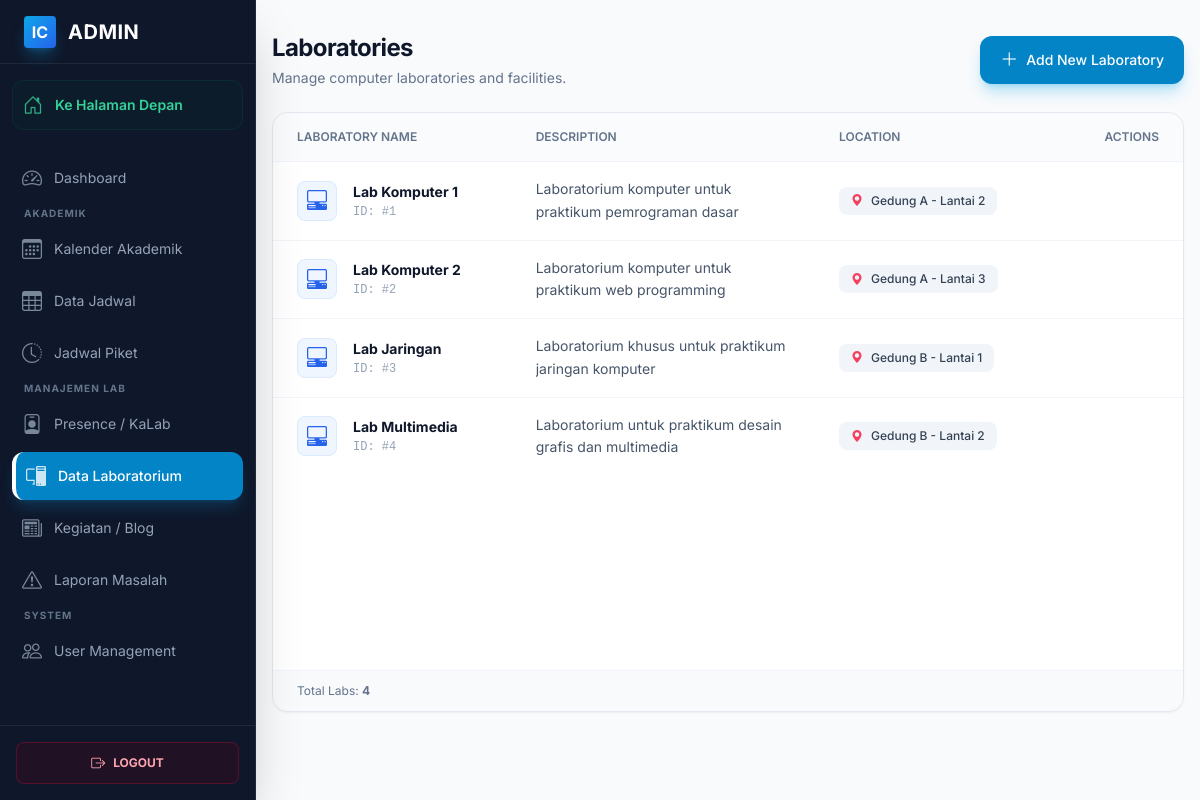
The app's page /public/admin/laboratories (signed in), older data.
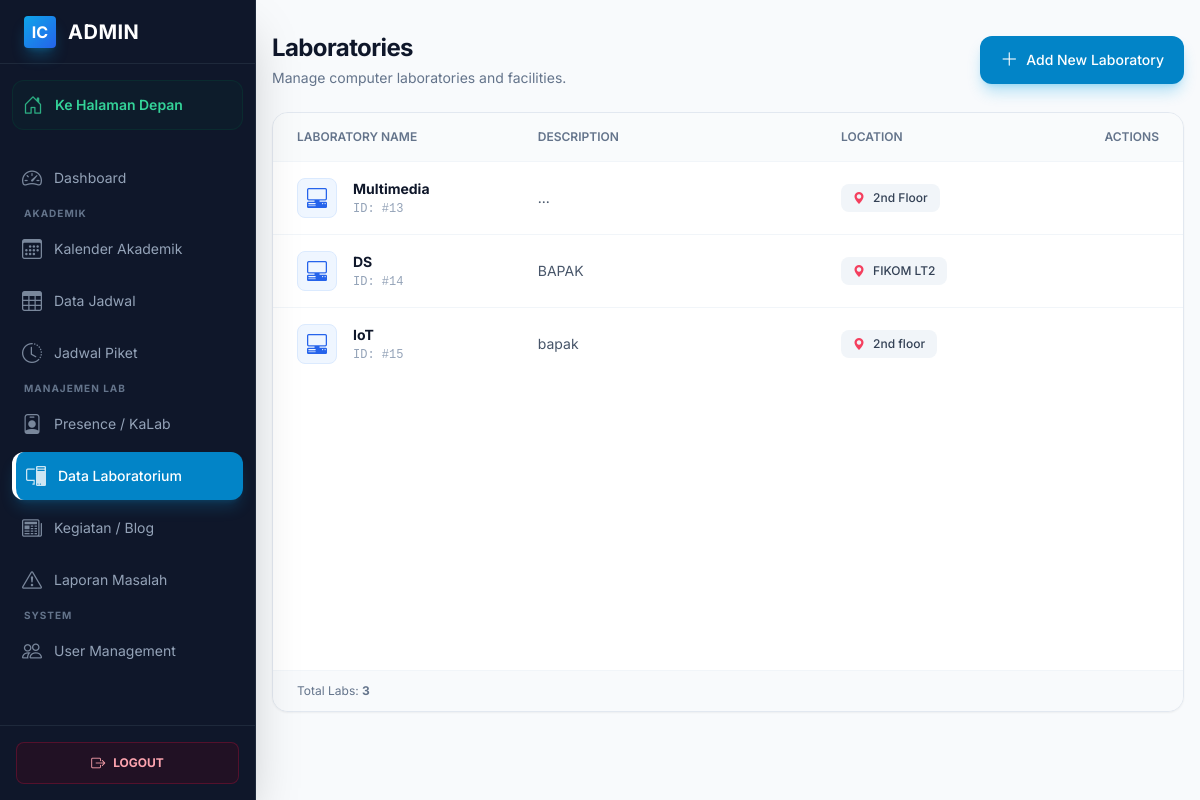
The same page, newer data.
### tables this page shows
CREATE TABLE `laboratories` (
  `id` int(11) NOT NULL,
  `lab_name` varchar(100) NOT NULL,
  `image` varchar(255) DEFAULT NULL,
  `description` text DEFAULT NULL,
  `pc_count` int(11) DEFAULT 0,
  `tv_count` int(11) DEFAULT 0,
  `location` varchar(100) DEFAULT NULL
);

### app/controllers/AdminController.php (called while the page is built, shortened)
<?php
class AdminController extends Controller
{
    public function listLaboratories()
    {
        $laboratoryModel = $this->model('LaboratoryModel');
        $data = ['laboratories' => $laboratoryModel->getAllLaboratories()];
        $this->view('admin/laboratories/list', $data);
    }
}

### app/core/Router.php (called while the page is built, shortened)
<?php
class Router {
    private $routes = [];
    private $params = [];
    private function addRoute($method, $uri, $controller) {
        $this->routes[] = [
            'method' => $method,
            'uri' => $uri,
            'controller' => $controller
        ];
    }
    public function dispatch() {
        $requestMethod = $_SERVER['REQUEST_METHOD'];
        $requestUri = $this->getRequestUri();
        foreach ($this->routes as $route) {
            if ($route['method'] !== $requestMethod) {
                continue;
            }
            if ($this->matchRoute($route['uri'], $requestUri)) {
                return $this->callController($route['controller']);
            }
        }
    }
    private function getRequestUri() {
        $uri = $_GET['url'] ?? '/';
        $uri = '/' . trim($uri, '/');
        return $uri;
    }
    private function matchRoute($pattern, $uri) {
        $pattern = preg_replace('/\/:([^\/]+)/', '/(?P<$1>[^/]+)', $pattern);
        $pattern = '#^' . $pattern . '$#';
        if (preg_match($pattern, $uri, $matches)) {
            $this->params = array_filter($matches, 'is_string', ARRAY_FILTER_USE_KEY);
            return true;
        }
        return false;
    }
    private function callController($controllerString) {
        list($controllerName, $method) = explode('@', $controllerString);
        $controller = new $controllerName();
        call_user_func_array([$controller, $method], $this->params);
    }
}

### public/index.php (called while the page is built, shortened)
<?php
require_once APP_PATH . '/core/Router.php';
require_once APP_PATH . '/core/Model.php';
require_once APP_PATH . '/config/database.php';
require_once APP_PATH . '/helpers/functions.php';
$router = new Router();
$router->dispatch();

### app/core/Model.php (called while the page is built, shortened)
<?php
class Model {
    protected $db;
    public function __construct() {
        $this->db = getDBConnection();
    }
    public function query($sql, $params = []) {
        $stmt = $this->db->prepare($sql);
        $stmt->execute($params);
        return $stmt->fetchAll();
    }
}

### app/config/database.php (called while the page is built, shortened)
<?php
function getDBConnection()
{
    static $pdo = null;
    if ($pdo === null) {
        try {
            $dsn = "mysql:host=" . DB_HOST . ";port=" . DB_PORT . ";dbname=" . DB_NAME . ";charset=" . DB_CHARSET;
            $options = [
                PDO::ATTR_ERRMODE            => PDO::ERRMODE_EXCEPTION,
                PDO::ATTR_DEFAULT_FETCH_MODE => PDO::FETCH_ASSOC,
                PDO::ATTR_EMULATE_PREPARES   => false,
            ];
            $pdo = new PDO($dsn, DB_USER, DB_PASS, $options);
        } catch (PDOException $e) {
            die("Database connection failed: " . $e->getMessage());
        }
    }
    return $pdo;
}

### app/models/LaboratoryModel.php (called while the page is built, shortened)
<?php
class LaboratoryModel extends Model
{
    public function getAllLaboratories()
    {
        $labs = $this->query("SELECT * FROM laboratories");
        return $labs;
    }
}

### app/helpers/functions.php (called while the page is built, shortened)
<?php
function e($string) {
    return htmlspecialchars($string, ENT_QUOTES, 'UTF-8');
}

### app/views/admin/laboratories/list.php (the view, shortened to what the changed rows need)
<?php include APP_PATH . '/views/layouts/header.php'; ?>
<div class="admin-layout antialiased bg-slate-50 min-h-screen">
    <main class="p-4 sm:ml-64 pt-8 transition-all duration-300">
        <div class="max-w-7xl mx-auto">
            <div class="flex flex-col sm:flex-row justify-between items-start sm:items-center mb-6 gap-4">
                <div>
                    <h1 class="text-2xl font-bold tracking-tight text-slate-900">Laboratories</h1>
                </div>
            </div>
            <div class="bg-white border border-slate-200 rounded-2xl shadow-sm overflow-hidden min-h-[600px] flex flex-col">
                <div class="overflow-x-auto w-full">
                    <table class="w-full text-sm text-left text-slate-600">
                        <thead class="text-xs text-slate-500 uppercase bg-slate-50/80 border-b border-slate-100">
                            <tr>
                                <th scope="col" class="px-6 py-4 font-semibold">Laboratory Name</th>
                                <th scope="col" class="px-6 py-4 font-semibold w-1/3">Description</th>
                                <th scope="col" class="px-6 py-4 font-semibold">Location</th>
                                <th scope="col" class="px-6 py-4 font-semibold text-right">Actions</th>
                            </tr>
                        </thead>
                        <tbody class="divide-y divide-slate-100">
                            <?php if (!empty($laboratories)): ?>
                                <?php foreach ($laboratories as $lab): ?>
                                    <tr class="group hover:bg-slate-50/80 transition-colors duration-200">
                                        <td class="px-6 py-4">
                                            <div class="flex items-center gap-4">
                                                <div class="w-10 h-10 rounded-lg bg-blue-50 text-blue-600 flex items-center justify-center shrink-0 border border-blue-100">
                                                    <i class="bi bi-pc-display-horizontal text-xl"></i>
                                                </div>
                                                <div>
                                                    <div class="font-bold text-slate-900"><?= e($lab['lab_name']) ?></div>
                                                    <div class="text-xs text-slate-400 font-mono mt-0.5">ID: #<?= e($lab['id']) ?></div>
                                                </div>
                                            </div>
                                        </td>
                                        <td class="px-6 py-4">
                                            <div class="text-slate-600 line-clamp-2 leading-relaxed" title="<?= e($lab['description']) ?>">
                                                <?= e($lab['description']) ?: '<span class="text-slate-400 italic">No description provided</span>' ?>
                                            </div>
                                        </td>
                                        <td class="px-6 py-4">
                                            <div class="flex items-center gap-2 text-slate-700 bg-slate-100 px-3 py-1.5 rounded-lg w-fit">
                                                <i class="bi bi-geo-alt-fill text-rose-500 text-xs"></i>
                                                <span class="font-medium text-xs"><?= e($lab['location']) ?></span>
                                            </div>
                                        </td>
                                        <td class="px-6 py-4 text-right">
                                        </td>
                                    </tr>
                                <?php endforeach; ?>
                            <?php endif; ?>
                        </tbody>
                    </table>
                </div>
                <?php if (!empty($laboratories)): ?>
                <div class="mt-auto border-t border-slate-100 bg-slate-50 px-6 py-3 text-xs text-slate-500 flex justify-between items-center">
                    <span>Total Labs: <strong><?= count($laboratories) ?></strong></span>
                </div>
                <?php endif; ?>
            </div>
        </div>
    </main>
</div>

Row changes from the older to the newer data that the page shows:
removed laboratories: lab_name "Lab Komputer 1", id "1", description "Laboratorium komputer untuk praktikum pemrograman dasar", location "Gedung A - Lantai 2"
removed laboratories: lab_name "Lab Komputer 2", id "2", description "Laboratorium komputer untuk praktikum web programming", location "Gedung A - Lantai 3"
removed laboratories: lab_name "Lab Jaringan", id "3", description "Laboratorium khusus untuk praktikum jaringan komputer", location "Gedung B - Lantai 1"
removed laboratories: lab_name "Lab Multimedia", id "4", description "Laboratorium untuk praktikum desain grafis dan multimedia", location "Gedung B - Lantai 2"
added laboratories: lab_name "Multimedia", id "13", description "...", location "2nd Floor"
added laboratories: lab_name "DS", id "14", description "BAPAK", location "FIKOM LT2"
added laboratories: lab_name "IoT", id "15", description "bapak", location "2nd floor"
Text that changed along with them:
count($laboratories): "4" → "3"
